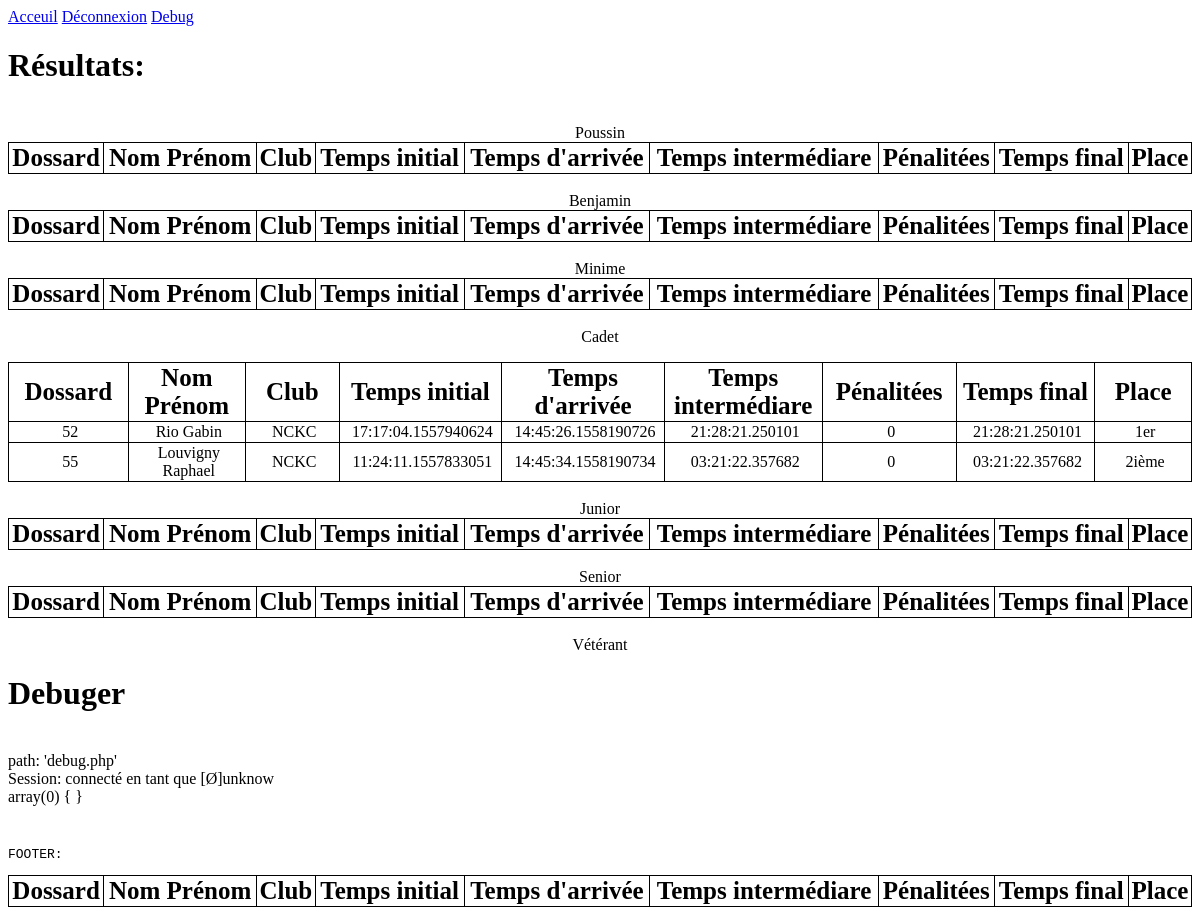
/php/races/results.php, run on an earlier commit of the app's database.
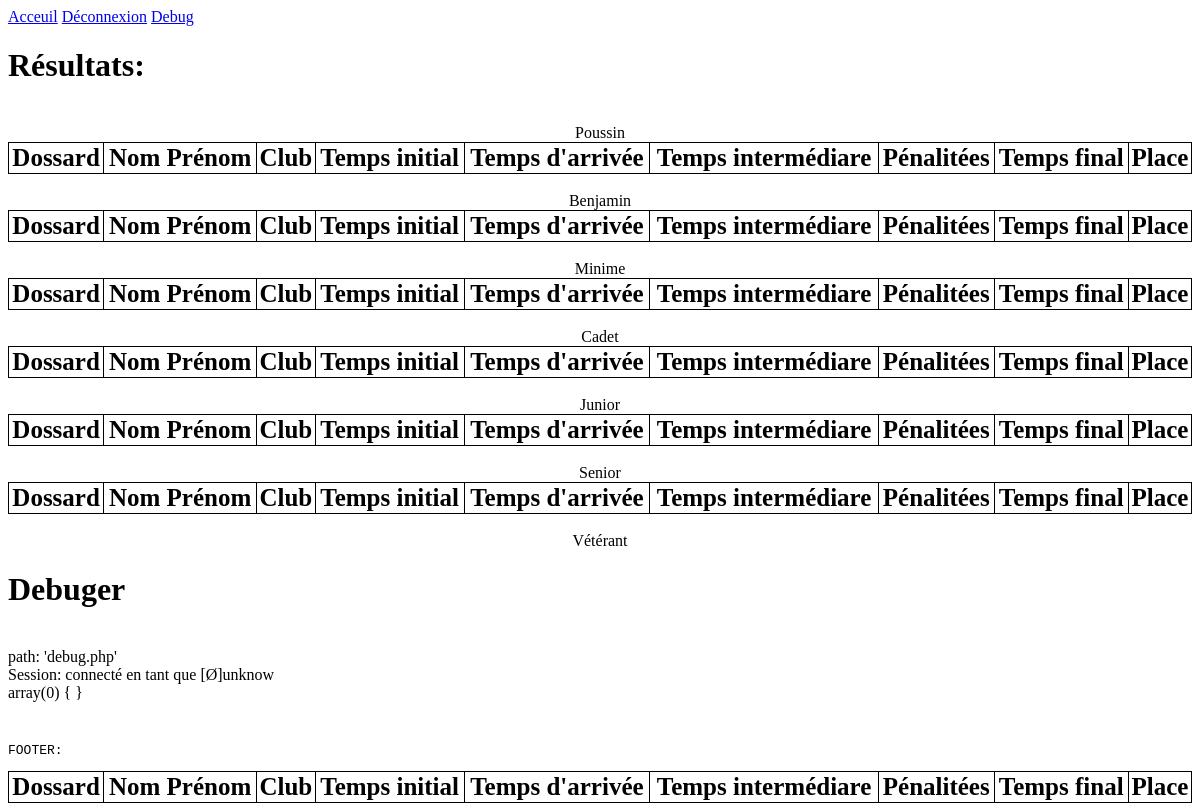
And on a later commit of the database.
### tables this page shows
CREATE TABLE IF NOT EXISTS `race1` (
  `id` int(11) NOT NULL AUTO_INCREMENT,
  `number` int(11) NOT NULL,
  `start_time` double DEFAULT NULL,
  `finish_time` double NOT NULL,
  `penalty` double NOT NULL,
  `result_time` double NOT NULL,
  `test` double GENERATED ALWAYS AS (((`finish_time` - `start_time`) + `penalty`)) STORED,
  PRIMARY KEY (`id`)
);

CREATE TABLE IF NOT EXISTS `competitors` (
  `id` int(11) NOT NULL AUTO_INCREMENT,
  `number` int(11) NOT NULL,
  `name` varchar(255) NOT NULL COMMENT 'nom',
  `firstname` varchar(255) NOT NULL COMMENT 'prenom',
  `categorie_name` varchar(255) NOT NULL,
  `categorie_number` varchar(255) NOT NULL COMMENT '1;2;etc',
  `sex` tinyint(1) NOT NULL COMMENT '0=fille, 1=garcon',
  `club_abrev` varchar(255) NOT NULL COMMENT 'Abrev du nom du club',
  `IsOnStart` tinyint(1) DEFAULT NULL COMMENT 'vrai si il est au depart',
  `IsOnRun` tinyint(1) DEFAULT NULL COMMENT 'vrai si il est en course',
  `IsFinish` tinyint(1) DEFAULT NULL COMMENT 'vrai si il a fini',
  `IsHere` tinyint(1) DEFAULT NULL COMMENT '0=abs, 1=présent',
  PRIMARY KEY (`id`)
);

### include/json.php (called while the page is built, shortened)
<?php
$data = file_get_contents($_SERVER["DOCUMENT_ROOT"]."/src/_config.json");
$json = json_decode($data, true);
$appEnvironment = $json['environment'];

### php/races/results.php (the view, shortened to what this page needs)
<?php
include_once $_SERVER["DOCUMENT_ROOT"]."/include/bdd/bddConnectByRoot.php";
include_once $_SERVER["DOCUMENT_ROOT"]."/include/part/navbar.php";
?>
<!DOCTYPE html>
<html lang="fr">
<head>
     <link rel="stylesheet" type="text/css" href="/css/start.css" />
</head>
<body>
<h1>Résultats:</h1>
<?php
$arrCategories = array(
	1 => "Poussin",
	2 => "Benjamin",
	3 => "Minime",
	4 => "Cadet",
	5 => "Junior",
	6 => "Senior",
     7 => "Vétérant");
     foreach ($arrCategories as $key => $value){
		echo "
		<div class=\"header\">
		</div>
		<table>
			</TR>
				<TH>Dossard</TH>
				<TH>Nom Prénom</TH>
				<TH>Club</TH>
				<TH>Temps initial</TH>
				<TH>Temps d'arrivée</TH>
				<TH>Temps intermédiare</TH>
				<TH>Pénalitées</TH>
				<TH>Temps final</TH>
				<TH>Place</TH>
			</TR>
		";
		echo "<br/><div align=\"center\">$value</div>";
		$sqlHasFinish =
		('SELECT
			race1.start_time,
			race1.finish_time,
			race1.penalty,
			race1.result_time,
			competitors.number,
			competitors.name,
			competitors.firstname,
			competitors.club_abrev
		FROM
			race1
		INNER JOIN competitors
			ON race1.number = competitors.number
		WHERE
			competitors.ishere = 1
			AND competitors.isfinish = 1
			AND competitors.categorie_number = ?
		ORDER BY
			competitors.sex,
			competitors.categorie_number,
			race1.result_time ASC
		');
		$qHasFinish = $bdd->prepare($sqlHasFinish);
		$qHasFinish->execute(array($key));
		$DatasFinish = $qHasFinish->fetchAll();
		$rank = 0;
		foreach($DatasFinish as $DataFinish) {
			$start_time = $DataFinish['start_time'];
			$finish_time = $DataFinish['finish_time'];
			$penalty = $DataFinish['penalty'];
			$result_time = $DataFinish['result_time'];
			$number = $DataFinish['number'];
			$TfirstnameHasFinish = $DataFinish['firstname'];
			$TrestHasFinish = substr($TfirstnameHasFinish, 1);
			$restHasFinish = strtolower($TrestHasFinish);
			$firstname = strtoupper($TfirstnameHasFinish);
			$name = $DataFinish['name'];
			$Tclub_abrevHasFinish = $DataFinish['club_abrev'];
			$club_abrev = strtoupper($Tclub_abrevHasFinish);
			$rank += 1;
			 ?>
			<div class="Dossard_Result">
				</TR> <form method=\"GET\" action=\"\">
				<?php echo "<TD> <p>$number</p> </TD>"?>
			</div>
			<div class="Nom_Prenom_Result">
				<?php
				echo "<TD><p>$name $firstname[0]$restHasFinish</p></TD>";
				?>
			</div>
			<div class="Club_Result">
				<?php
				echo "<TD><p>$club_abrev</p></TD>";
				?>
			</div>
			<div class="initialTime_Result">
				<?php
				echo "<TD> ". date('H:i:s.U', $start_time). " </TD>";
			?>
			</div>
			<div class="finishTime_Result">
				<?php
				echo "<TD> " .date('H:i:s.U', $finish_time). " </TD>";
				?>
			</div>
			<div class="intermediaryTime_Result">
				<?php
				$intermediaryTime = $finish_time - $start_time;
				echo "<TD> " .date('H:i:s.U', $intermediaryTime). " </TD>";
				?>
			</div>
			<div class="Penalty_Result">
				<?php
				echo "<TD> <p>$penalty</p> </TD>";
				?>
			</div>
			<div class="FinalTime_Result">
				<?php
				echo "<TD> " .date("H:i:s.U", $result_time). " </TD>";
				?>
			</div>
			<div class="Rank_Result">
				<?php
				if ($rank == 0) {
					echo "<TD> undefined </TD>";
				} elseif ($rank == 1) {
					echo "<TD> " .$rank. "er </TD>";
				}elseif ($rank >= 2) {
					echo "<TD> " .$rank. "ième </TD>";
				}
				?>
			</div>
			<?php
		}
    }
?>
</body>
</html>
<?php
include_once $_SERVER['DOCUMENT_ROOT']."/include/debug.php";
include_once $_SERVER['DOCUMENT_ROOT']."/include/part/footer.php";
?>

### include/part/navbar.php (shortened to what this page needs)
<?php
include_once $_SERVER['DOCUMENT_ROOT']."/include/json.php";
?>
<html>
<a href="/index.php">Acceuil</a>
<a href="/php/users/disconnect.php">Déconnexion</a>
<?php
if($appEnvironment == "development"){
    echo"<a href='/debug/index.php'>Debug</a>";
}
?>
<html/>

### include/debug.php (shortened to what this page needs)
<?php
include_once $_SERVER["DOCUMENT_ROOT"]."/include/json.php";
if ($appEnvironment == "development") {
    echo "<h1>Debuger</h1>";
    echo "<br/>";
    echo "<br/>";
    echo "<br/>";
    echo "<pre> " . var_dump($_SESSION) . " <pre/>";
}
?>

### include/part/footer.php (shortened to what this page needs)
<?php
echo "FOOTER: <br/>";
?>

### css/start.css (style rules this page uses)
table, th, td { border: 1px solid rgb(0, 0, 0); border-collapse: collapse; }
table { width: 100%; padding-left: 5px; padding-right: 10px; }
th { height:30px; font-size: 25px; text-align: center; }
td { width: 200px; text-align: center; padding-left: 5px; }

What changed in the data, as far as the page shows it:
removed race1: competitors.number "52", competitors.name "Rio", competitors.firstname "G", competitors.firstname "abin", competitors.club_abrev "NCKC", start_time "17:17:04.1557940624", finish_time "14:45:26.1558190726", date('H:i:s.U', $intermediaryTime) "21:28:21.250101", penalty "0", result_time "21:28:21.250101"
removed race1: competitors.number "55", competitors.name "Louvigny", competitors.firstname "R", competitors.firstname "aphael", competitors.club_abrev "NCKC", start_time "11:24:11.1557833051", finish_time "14:45:34.1558190734", date('H:i:s.U', $intermediaryTime) "03:21:22.357682", penalty "0", result_time "03:21:22.357682"
